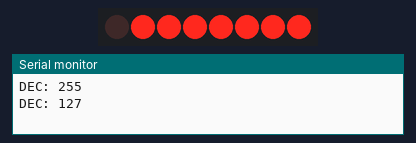
The sketch below on a simulated Arduino Uno, built with avr-gcc and run on an emulated ATmega328P. Shown: 8 shift-register outputs drawn as a row of LEDs (first output left, lit = HIGH), the last lines printed to the serial monitor. Wiring (inferred from the names in the program): shift register (74HC595): data pin 12; shift clock pin 10; latch pin 11. Wiring (inferred from the signals the program sends): row of LEDs: on Q0, Q1, Q2, Q3, Q4, Q5, Q6, Q7.

Above: at 0.3 s.
At 0.8 s:
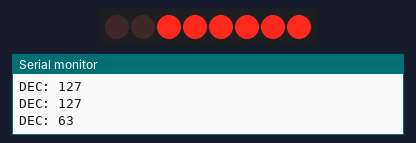
At 1.3 s:
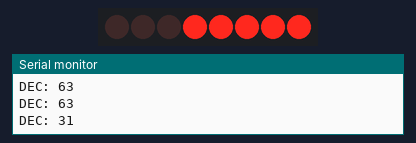
At 1.8 s:
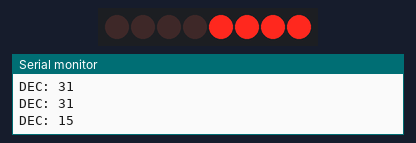
At 2.3 s:
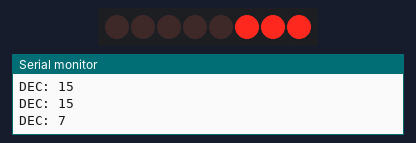
At 3.3 s:
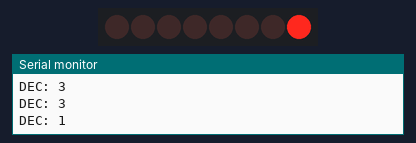
Timing chart, 0 to 5.3 s (numbered marks = the images above):
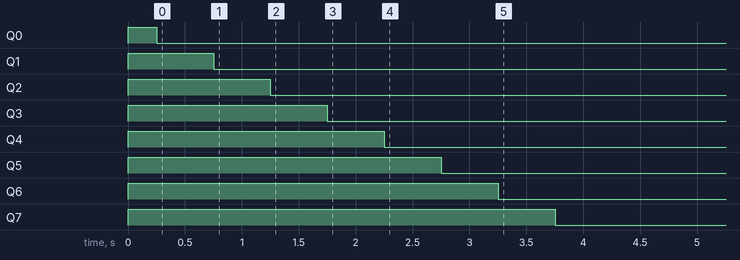

Measured:
- by itself, Q0: LOW → HIGH at 0.00 s, → LOW 0.25 s later
- by itself, Q1: LOW → HIGH at 0.00 s, → LOW 0.75 s later
- by itself, Q2: LOW → HIGH at 0.00 s, → LOW 1.3 s later
- by itself, Q3: LOW → HIGH at 0.00 s, → LOW 1.8 s later
- by itself, Q4: LOW → HIGH at 0.00 s, → LOW 2.3 s later
- by itself, Q5: LOW → HIGH at 0.00 s, → LOW 2.8 s later
- by itself, Q6: LOW → HIGH at 0.00 s, → LOW 3.3 s later
- by itself, Q7: LOW → HIGH at 0.00 s, → LOW 3.8 s later

The sketch:

Logical_Shift_Right.ino
```cpp
int latchPin = 11, clockPin = 10, dataPin = 12, maxLED = 255;
int dly = 250;
byte LED = 0b11111111;
void setup() {
  // put your setup code here, to run once:
  Serial.begin(9600);
  pinMode(latchPin, OUTPUT);
  pinMode(dataPin, OUTPUT);
  pinMode(clockPin, OUTPUT);
}

void loop() {
  digitalWrite(latchPin, LOW);
  shiftOut(dataPin, clockPin, LSBFIRST, LED);
  digitalWrite(latchPin, HIGH);
  Serial.print("DEC: ");
  Serial.println(LED, DEC);
  delay(dly);
  LED= LED/2;
  digitalWrite(latchPin, LOW);
  shiftOut(dataPin, clockPin, LSBFIRST, LED);
  digitalWrite(latchPin, HIGH);
  Serial.print("DEC: ");
  Serial.println(LED, DEC);
  delay(dly);

}
```
